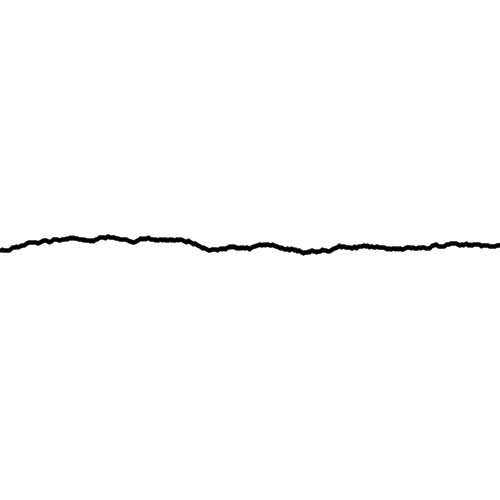
Frame 1 (no input)
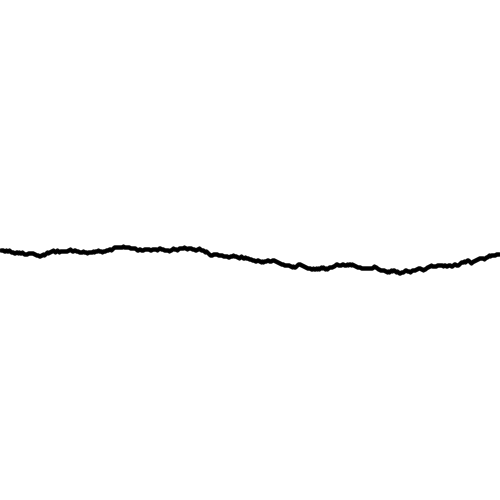
Frame 60 (the mouse pressed at the canvas centre just before this capture)
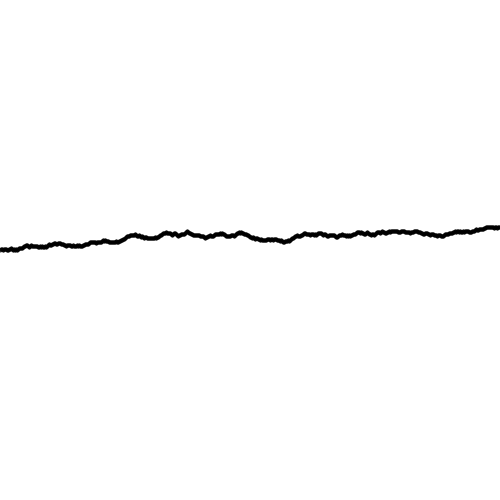
Frame 120 (the mouse held since frame 60 and released just before this capture)

The Processing sketch that drew these frames (run headless with seeded random() and noise(); from frame 60 on, the mouse is pressed at the canvas centre):

// Processing sketch: processing_181934
// ── processing_181934.pde

float y;
float x;
float yVariance;
float newY;

void setup(){
 size(500,500);
 smooth();
 y=height/2;
 x=0;
 strokeWeight(4);
 stroke(0,200);
 background(255);
  frameRate(10);
}

void draw(){
  
  background(255);
  for (int i=0;x<width;x++){
    yVariance=random(-1,1);
    newY=y+yVariance;
    line(x,y,x+1,newY);
    y=newY;
  }
  x=0;
  y=height/2;
 
  
}
